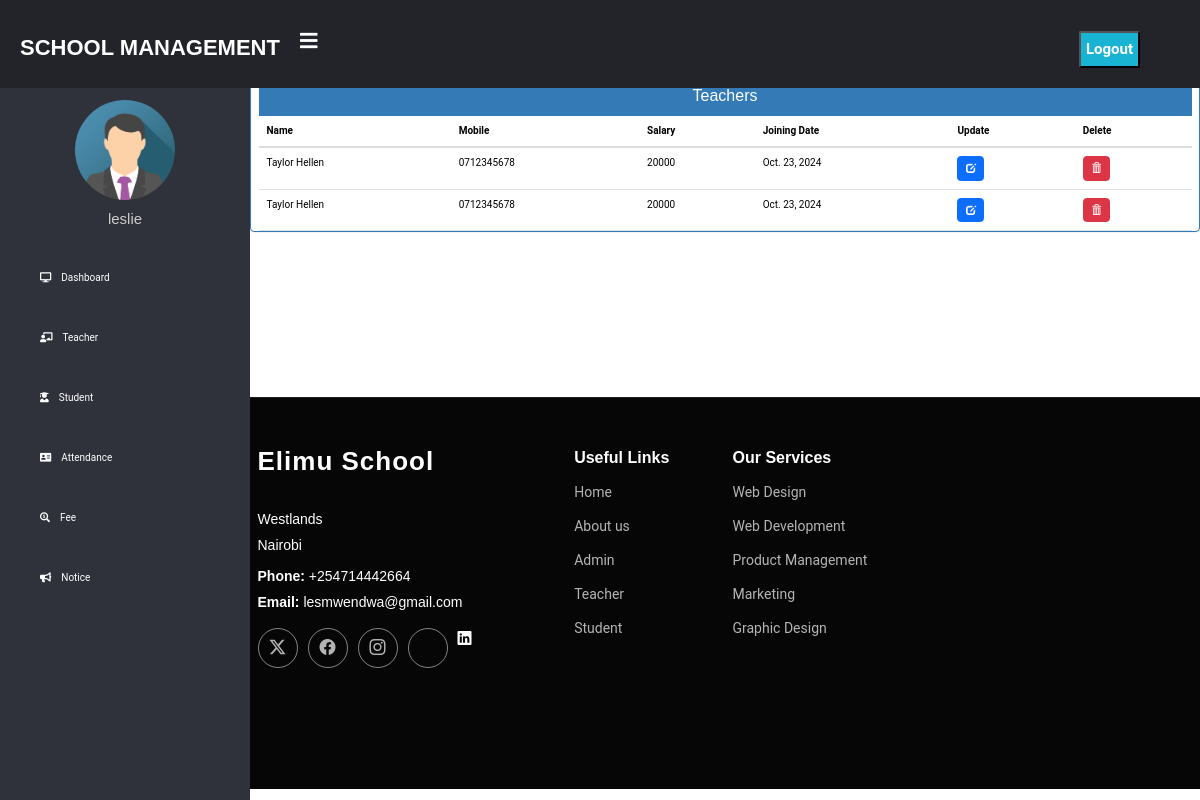
The page /admin-view-teacher (signed in) on the database its author committed.
### school/models.py (models this page shows, shortened)
class TeacherExtra(models.Model):
    user = models.OneToOneField(User, on_delete = models.CASCADE)
    salary = models.PositiveIntegerField(null=False)
    joindate = models.DateField(auto_now_add=True)
    mobile = models.CharField(max_length=40)
    status = models.BooleanField(default=False)
    @property
    def get_name(self):
        return self.user.first_name + " " + self.user.last_name

### school/views.py (the view)
# urls.py: path('admin-view-teacher', views.admin_view_teacher_view, name='admin-view-teacher'),
@login_required(login_url='adminlogin')
@user_passes_test(is_admin)
def admin_view_teacher_view(request):
    teachers=models.TeacherExtra.objects.all().filter(status=True)
    return render(request,'school/admin_view_teacher.html',{'teachers':teachers})

### school/views.py (called while the page is built)
def is_admin(user):
    return user.groups.filter(name='ADMIN').exists()

### school/templates/school/admin_view_teacher.html (shortened to what this page needs)
{% extends 'school/adminbase.html' %}
{% block content %}
<head>
  <link href="//netdna.bootstrapcdn.com/bootstrap/3.0.0/css/bootstrap.min.css" rel="stylesheet" id="bootstrap-css">
</head>
<div class="container">
    	<div class="row" >
				<div class="panel panel-primary">
					<div class="panel-heading">
						<h6 class="panel-title">Teachers</h6>
					</div>
					<table class="table table-hover" id="dev-table">
            <thead>
                <tr>
                    <th>Name</th>
                    <th>Mobile</th>
                    <th>Salary</th>
                    <th>Joining Date</th>
                    <th>Update</th>
                    <th>Delete</th>
                </tr>
            </thead>
            {% for t in teachers %}
              <tr>
                  <td> {{t.get_name}}</td>
                  <td>{{t.mobile}}</td>
                  <td>{{t.salary}}</td>
                  <td>{{t.joindate}}</td>
                  <td><a class="btn btn-primary btn-xs" href="{% url 'update-teacher' t.id  %}"  ><span class="glyphicon glyphicon-edit"></span></a></td>
                  <td><a class="btn btn-danger btn-xs" href="{% url 'delete-teacher-from-school' t.id  %}"  ><span class="glyphicon glyphicon-trash"></span></a></td>
              </tr>
            {% endfor %}
					</table>
				</div>
				</div>
			</div>
{% endblock content %}

### school/templates/school/adminbase.html (shortened to what this page needs)
<!DOCTYPE html>
{% load static %}
<html lang="en" dir="ltr">
<head>
    <link rel="stylesheet" href="https://cdnjs.cloudflare.com/ajax/libs/font-awesome/5.12.1/css/all.min.css">
</head>
<body>
    <header>
        <label for="check">
            <i class="fas fa-bars" id="sidebar_btn"></i>
        </label>
        <div class="left_area">
            <h3>School Management</h3>
        </div>
        <div class="right_area">
            <form method="POST" action="{% url 'logout' %}">
                <button type="submit" class="logout_btn">Logout</button>
            </form>
        </div>
    </header>
    <div class="sidebar">
        <center>
            <img src="{% static 'school/img/admin.png' %}" class="profile_image" alt="">
            <h4>{{request.user.first_name}}</h4>
        </center>
        <a href="/admin-dashboard"><i class="fas fa-desktop"></i><span>Dashboard</span></a>
        <a href="/admin-teacher"><i class="fas fa-chalkboard-teacher"></i><span>Teacher</span></a>
        <a href="/admin-student"><i class="fas fa-user-graduate"></i><span>Student</span></a>
        <a href="/admin-attendance"><i class="fas fa-address-card"></i><span>Attendance</span></a>
        <a href="/admin-fee"><i class="fas fa-search-dollar"></i><span>Fee</span></a>
        <a href="/admin-notice"><i class="fas fa-bullhorn"></i><span>Notice</span></a>
    </div>
    <div class="content">
        <br><br><br><br><br>
        {% block content %}
        {% endblock content %}
        <br><br><br>
        {% include "school/footer.html" %}
    </div>
</body>
</html>

### school/templates/school/footer.html (shortened to what this page needs)
<!DOCTYPE html>
{% load static %}
<html>
    <head>
        <link href="{% static 'school/vendor/bootstrap/css/bootstrap.min.css' %}" rel="stylesheet">
        <link href="{% static 'school/vendor/bootstrap-icons/bootstrap-icons.css' %}" rel="stylesheet">
        <link href="{% static 'school/vendor/aos/aos.css' %}" rel="stylesheet">
        <link href="{% static 'school/vendor/swiper/swiper-bundle.min.css' %}" rel="stylesheet">
        <link href="{% static 'school/vendor/glightbox/css/glightbox.min.css' %}" rel="stylesheet">
        <link href="{% static 'school/css/main.css' %}" rel="stylesheet">
    </head>
<body>
    <footer id="footer" class="footer dark-background">
        <div class="container footer-top">
          <div class="row gy-4">
            <div class="col-lg-4 col-md-6 footer-about">
              <a href="{% url 'home' %}" class="logo d-flex align-items-center">
                <span class="sitename">Elimu School</span>
              </a>
              <div class="footer-contact pt-3">
                <p>Westlands</p>
                <p>Nairobi</p>
                <p class="mt-3"><strong>Phone:</strong> <span>+254714442664</span></p>
                <p><strong>Email:</strong> <span>lesmwendwa@gmail.com</span></p>
              </div>
              <div class="social-links d-flex mt-4">
                <a href="https://www.x.com/lesmadeit"><i class="bi bi-twitter-x"></i></a>
                <a href="https://www.facebook.com/youngleslee"><i class="bi bi-facebook"></i></a>
                <a href="https://www.instagram.com/lesmadeit"><i class="bi bi-instagram"></i></a>
                <a href="https://www.linkedin.com/in/leslie-mwendwa-82109a22b/"></a><i class="bi bi-linkedin"></i></a>
              </div>
              <br>
            </div>
            <div class="col-lg-2 col-md-3 footer-links">
              <h4>Useful Links</h4>
              <ul>
                <li><a href="{% url 'home' %}">Home</a></li>
                <li><a href="{% url 'aboutus' %}">About us</a></li>
                <li><a href="{% url 'admin' %}">Admin</a></li>
                <li><a href="{% url 'teacher' %}">Teacher</a></li>
                <li><a href="{% url 'student' %}">Student</a></li>
              </ul>
            </div>
            <div class="col-lg-2 col-md-3 footer-links">
              <h4>Our Services</h4>
              <ul>
                <li><a href="#">Web Design</a></li>
                <li><a href="#">Web Development</a></li>
                <li><a href="#">Product Management</a></li>
                <li><a href="#">Marketing</a></li>
                <li><a href="#">Graphic Design</a></li>
              </ul>
            </div>
          </div>
        </div>
      </footer>
</body>
</html>

### school/static/school/css/main.css (style rules this page uses)
:root { --default-font: "Roboto", system-ui, -apple-system, "Segoe UI", Roboto, "Helvetica Neue", Arial, "Noto Sans", "Liberation Sans", sans-serif, "Apple Color Emoji", "Segoe UI Emoji", "Segoe UI Symbol", "Noto Color Emoji"; --heading-font: "Raleway", sans-serif; --nav-font: "Poppins", sans-serif; }
:root { --background-color: #ffffff; --default-color: #444444; --heading-color: #0b2341; --accent-color: #ed502e; --surface-color: #ffffff; --contrast-color: #ffffff; }
:root { --nav-color: #444444; --nav-hover-color: #ed502e; --nav-mobile-background-color: #ffffff; --nav-dropdown-background-color: #ffffff; --nav-dropdown-color: #444444; --nav-dropdown-hover-color: #ed502e; }
.dark-background { --background-color: #060606; --default-color: #ffffff; --heading-color: #ffffff; --surface-color: #252525; --contrast-color: #ffffff; }
:root { scroll-behavior: smooth; }
body { color: var(--default-color); background-color: var(--background-color); font-family: var(--default-font); }
a { color: var(--accent-color); text-decoration: none; transition: 0.3s; }
h1, h2, h3, h4, h5, h6 { color: var(--heading-color); font-family: var(--heading-font); }
.footer { color: var(--default-color); background-color: var(--background-color); font-size: 14px; position: relative; }
.footer .footer-top { padding-top: 50px; border-top: 1px solid color-mix(in srgb, var(--default-color), transparent 90%); }
.footer .footer-about .logo { line-height: 1; margin-bottom: 25px; }
.footer .footer-about .logo span { font-size: 26px; font-weight: 700; letter-spacing: 1px; font-family: var(--heading-font); color: var(--heading-color); }
.footer .footer-about p { font-size: 14px; font-family: var(--heading-font); }
.footer .social-links a { display: flex; align-items: center; justify-content: center; width: 40px; height: 40px; border-radius: 50%; border: 1px solid color-mix(in srgb, var(--default-color), transparent 50%); font-size: 16px; color: color-mix(in srgb, var(--default-color), transparent 30%); margin-right: 10px; transition: 0.3s; }
.footer h4 { font-size: 16px; font-weight: bold; position: relative; padding-bottom: 12px; }
.footer .footer-links { margin-bottom: 30px; }
.footer .footer-links ul { list-style: none; padding: 0; margin: 0; }
.footer .footer-links ul li { padding: 10px 0; display: flex; align-items: center; }
.footer .footer-links ul li:first-child { padding-top: 0; }
.footer .footer-links ul a { color: color-mix(in srgb, var(--default-color), transparent 30%); display: inline-block; line-height: 1; }
.footer .footer-contact p { margin-bottom: 5px; }

### school/templates/school/adminbase.html (style rules this page uses)
a:link { text-decoration: none; }
body { margin: 0; padding: 0; font-family: "Roboto", sans-serif; }
header { position: fixed; background: #22242A; padding: 20px; width: 100%; z-index: 1; }
.left_area h3 { color: #fff; margin: 0px; text-transform: uppercase; font-size: 22px; font-weight: 900; }
.logout_btn { padding: 5px; background: #19B3D3; text-decoration: none; float: right; margin-top: -30px; margin-right: 40px; border-radius: 2px; font-size: 15px; font-weight: 600; color: #fff; transition: 0.5s; }
.sidebar { background: #2f323a; margin-top: 70px; padding-top: 30px; position: fixed; left: 0; width: 250px; height: 100%; transition: 0.5s; transition-property: left; }
.sidebar .profile_image { width: 100px; height: 100px; border-radius: 100px; margin-bottom: 10px; }
.sidebar h4 { color: #ccc; margin-top: 0; margin-bottom: 20px; }
.sidebar a { color: #fff; display: block; width: 100%; line-height: 60px; text-decoration: none; padding-left: 40px; box-sizing: border-box; transition: 0.5s; }
.sidebar i { padding-right: 10px; }
label #sidebar_btn { z-index: 1; color: #fff; position: fixed; cursor: pointer; left: 300px; font-size: 20px; margin: 5px 0; transition: 0.5s; transition-property: color; }
.content { margin-left: 250px; background-position: center; background-size: cover; height: 100vh; transition: 0.5s; }

### school/templates/school/admin_view_teacher.html (style rules this page uses)
a:link { text-decoration: none; }
h6 { text-align:center; }
.row { margin:100px; }

### rows shown on the page
TeacherExtra: get_name "Taylor Hellen", mobile "0712345678", salary "20000", joindate "Oct. 23, 2024"
TeacherExtra: get_name "Taylor Hellen", mobile "0712345678", salary "20000", joindate "Oct. 23, 2024"

### other values the page prints
{{ request.user.first_name }} "leslie"
